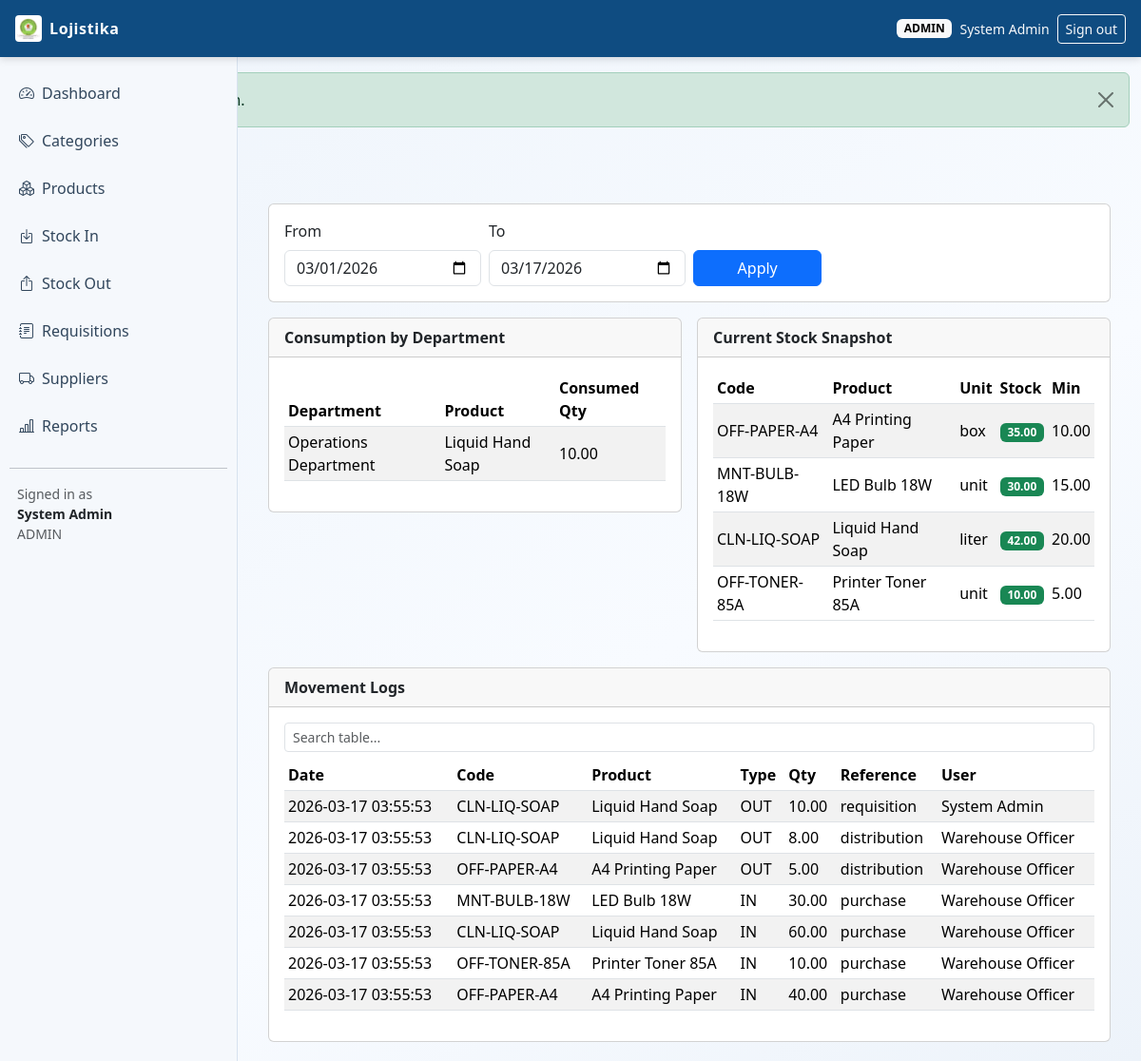
/index.php?page=reports (signed in), run on the app's committed database.
### tables this page shows
CREATE TABLE stock_movements (
    id INT UNSIGNED AUTO_INCREMENT PRIMARY KEY,
    product_id INT UNSIGNED NOT NULL,
    movement_type ENUM('in', 'out') NOT NULL,
    quantity DECIMAL(12,2) NOT NULL,
    unit_cost DECIMAL(12,2) NOT NULL DEFAULT 0,
    reference_type ENUM('purchase', 'donation', 'adjustment', 'requisition', 'distribution', 'return') NOT NULL DEFAULT 'adjustment',
    reference_id INT UNSIGNED NULL,
    remarks VARCHAR(255) NULL,
    performed_by INT UNSIGNED NULL,
    created_at TIMESTAMP NOT NULL DEFAULT CURRENT_TIMESTAMP,
    CONSTRAINT chk_stock_movements_quantity CHECK (quantity > 0),
    CONSTRAINT fk_stock_movements_product FOREIGN KEY (product_id) REFERENCES products(id) ON DELETE RESTRICT,
    CONSTRAINT fk_stock_movements_user FOREIGN KEY (performed_by) REFERENCES users(id) ON DELETE SET NULL,
    INDEX idx_stock_movements_product_date (product_id, created_at),
    INDEX idx_stock_movements_reference (reference_type, reference_id)
);

CREATE TABLE products (
    id INT UNSIGNED AUTO_INCREMENT PRIMARY KEY,
    category_id INT UNSIGNED NOT NULL,
    supplier_id INT UNSIGNED NULL,
    code VARCHAR(50) NOT NULL,
    name VARCHAR(150) NOT NULL,
    unit ENUM('unit', 'liter', 'box', 'kg', 'pack') NOT NULL DEFAULT 'unit',
    min_stock DECIMAL(12,2) NOT NULL DEFAULT 0,
    is_active TINYINT(1) NOT NULL DEFAULT 1,
    created_by INT UNSIGNED NULL,
    updated_by INT UNSIGNED NULL,
    created_at TIMESTAMP NOT NULL DEFAULT CURRENT_TIMESTAMP,
    updated_at TIMESTAMP NOT NULL DEFAULT CURRENT_TIMESTAMP ON UPDATE CURRENT_TIMESTAMP,
    CONSTRAINT uq_products_code UNIQUE (code),
    CONSTRAINT fk_products_category FOREIGN KEY (category_id) REFERENCES categories(id) ON DELETE RESTRICT,
    CONSTRAINT fk_products_supplier FOREIGN KEY (supplier_id) REFERENCES suppliers(id) ON DELETE SET NULL,
    CONSTRAINT fk_products_created_by FOREIGN KEY (created_by) REFERENCES users(id) ON DELETE SET NULL,
    CONSTRAINT fk_products_updated_by FOREIGN KEY (updated_by) REFERENCES users(id) ON DELETE SET NULL
);

CREATE TABLE users (
    id INT UNSIGNED AUTO_INCREMENT PRIMARY KEY,
    full_name VARCHAR(120) NOT NULL,
    email VARCHAR(120) NOT NULL UNIQUE,
    password_hash VARCHAR(255) NOT NULL,
    role ENUM('admin', 'warehouse', 'requester') NOT NULL,
    is_active TINYINT(1) NOT NULL DEFAULT 1,
    created_at TIMESTAMP NOT NULL DEFAULT CURRENT_TIMESTAMP,
    updated_at TIMESTAMP NOT NULL DEFAULT CURRENT_TIMESTAMP ON UPDATE CURRENT_TIMESTAMP
);

### config/helpers.php (called while the page is built, shortened)
<?php
require_once __DIR__ . '/db_connect.php';
function db(): mysqli
{
    return db_connect();
}
function h(?string $value): string
{
    return htmlspecialchars((string) $value, ENT_QUOTES, 'UTF-8');
}

### config/db_connect.php (called while the page is built, shortened)
<?php
function env_value(array $keys, string $default = ''): string
{
    return $default;
}
function file_db_config(): array
{
    $filePath = __DIR__ . DIRECTORY_SEPARATOR . 'db_credentials.php';
    $config = require $filePath;
    return is_array($config) ? $config : [];
}
function db_config(): array
{
    $fileConfig = file_db_config();
    return [
        'host' => env_value(['DB_HOST', 'MYSQL_HOST', 'DATABASE_HOST'], (string) ($fileConfig['host'] ?? '127.0.0.1')),
        'port' => (int) env_value(['DB_PORT', 'MYSQL_PORT', 'DATABASE_PORT'], (string) ($fileConfig['port'] ?? '3306')),
        'user' => env_value(['DB_USER', 'MYSQL_USER', 'DATABASE_USER'], (string) ($fileConfig['user'] ?? 'root')),
        'pass' => env_value(['DB_PASS', 'MYSQL_PASSWORD', 'DATABASE_PASSWORD'], (string) ($fileConfig['pass'] ?? '')),
        'name' => env_value(['DB_NAME', 'MYSQL_DATABASE', 'DATABASE_NAME'], (string) ($fileConfig['name'] ?? 'logistics_lms')),
    ];
}
function db_connect(): mysqli
{
    static $conn = null;
    if ($conn instanceof mysqli) {
        return $conn;
    }
    $cfg = db_config();
    try {
        $conn = new mysqli($cfg['host'], $cfg['user'], $cfg['pass'], $cfg['name'], $cfg['port']);
    } catch (mysqli_sql_exception $e) {
        http_response_code(500);
        if (stripos($e->getMessage(), 'Unknown database') !== false) {
            $sqlFile = dirname(__DIR__) . DIRECTORY_SEPARATOR . 'database.sql';
            $message = 'Database "' . $cfg['name'] . '" does not exist. Import the project SQL file first.';
            if (is_file($sqlFile)) {
                $message .= ' Expected file: ' . $sqlFile;
            }
            exit($message);
        }
        if (stripos($e->getMessage(), 'Access denied for user') !== false) {
            $configFile = __DIR__ . DIRECTORY_SEPARATOR . 'db_credentials.php';
            $message = 'Database login failed for user "' . $cfg['user'] . '" at host "' . $cfg['host'] . '".';
            $message .= ' Set hosting credentials via environment variables or create: ' . $configFile;
            exit($message);
        }
        exit('Database connection failed: ' . $e->getMessage());
    }
    $conn->set_charset('utf8mb4');
    return $conn;
}

### modules/reports/index.php (the view, shortened to what this page needs)
<?php
$from = $_GET['from'] ?? date('Y-m-01');
$to = $_GET['to'] ?? date('Y-m-d');
$consumptionSql = "SELECT r.department, p.name AS product_name,
                   SUM(ri.quantity_approved) AS total_consumed
                   FROM requisitions r
                   INNER JOIN requisition_items ri ON ri.requisition_id = r.id
                   INNER JOIN products p ON p.id = ri.product_id
                   WHERE r.status IN ('approved', 'delivered')
                     AND DATE(r.created_at) BETWEEN ? AND ?
                   GROUP BY r.department, p.name
                   ORDER BY r.department, total_consumed DESC";
$stmt = db()->prepare($consumptionSql);
$stmt->bind_param('ss', $from, $to);
$stmt->execute();
$consumption = $stmt->get_result();
$historySql = "SELECT sm.created_at, p.code, p.name, sm.movement_type, sm.quantity, sm.reference_type, u.full_name
               FROM stock_movements sm
               INNER JOIN products p ON p.id = sm.product_id
               LEFT JOIN users u ON u.id = sm.performed_by
               WHERE DATE(sm.created_at) BETWEEN ? AND ?
               ORDER BY sm.id DESC
               LIMIT 200";
$stmt = db()->prepare($historySql);
$stmt->bind_param('ss', $from, $to);
$stmt->execute();
$history = $stmt->get_result();
$stockSql = "SELECT p.code, p.name, p.unit, p.min_stock,
            COALESCE(SUM(CASE WHEN sm.movement_type = 'in' THEN sm.quantity ELSE -sm.quantity END), 0) AS current_stock
            FROM products p
            LEFT JOIN stock_movements sm ON sm.product_id = p.id
            GROUP BY p.id, p.code, p.name, p.unit, p.min_stock
            ORDER BY p.name ASC";
$stockSnapshot = db()->query($stockSql);
?>
<div class="container-fluid">
    <div class="card mb-3">
        <div class="card-body">
            <form class="row g-2" method="get">
                <div class="col-md-3">
                    <label class="form-label">From</label>
                    <input type="date" class="form-control" name="from" value="<?= h($from) ?>">
                </div>
                <div class="col-md-3">
                    <label class="form-label">To</label>
                    <input type="date" class="form-control" name="to" value="<?= h($to) ?>">
                </div>
                <div class="col-md-2 d-flex align-items-end">
                    <button class="btn btn-primary w-100" type="submit">Apply</button>
                </div>
            </form>
        </div>
    </div>
    <div class="row g-3">
        <div class="col-lg-6">
            <div class="card">
                <div class="card-header fw-semibold">Consumption by Department</div>
                <div class="card-body table-responsive">
                    <table class="table table-sm table-striped align-middle">
                        <thead>
                            <tr>
                                <th>Department</th>
                                <th>Product</th>
                                <th>Consumed Qty</th>
                            </tr>
                        </thead>
                        <tbody>
                            <?php if ($consumption->num_rows === 0): ?>
                            <tr>
                                <td colspan="3" class="text-center text-muted">No consumption data in selected range.
                                </td>
                            </tr>
                            <?php else: ?>
                            <?php while ($row = $consumption->fetch_assoc()): ?>
                            <tr>
                                <td><?= h($row['department']) ?></td>
                                <td><?= h($row['product_name']) ?></td>
                                <td><?= h((string) $row['total_consumed']) ?></td>
                            </tr>
                            <?php endwhile; ?>
                            <?php endif; ?>
                        </tbody>
                    </table>
                </div>
            </div>
        </div>
        <div class="col-lg-6">
            <div class="card">
                <div class="card-header fw-semibold">Current Stock Snapshot</div>
                <div class="card-body table-responsive">
                    <table class="table table-sm table-striped align-middle">
                        <thead>
                            <tr>
                                <th>Code</th>
                                <th>Product</th>
                                <th>Unit</th>
                                <th>Stock</th>
                                <th>Min</th>
                            </tr>
                        </thead>
                        <tbody>
                            <?php while ($row = $stockSnapshot->fetch_assoc()): ?>
                            <tr>
                                <td><?= h($row['code']) ?></td>
                                <td><?= h($row['name']) ?></td>
                                <td><?= h($row['unit']) ?></td>
                                <td>
                                    <span
                                        class="badge <?= (float) $row['current_stock'] <= (float) $row['min_stock'] ? 'text-bg-danger' : 'text-bg-success' ?>">
                                        <?= h((string) $row['current_stock']) ?>
                                    </span>
                                </td>
                                <td><?= h((string) $row['min_stock']) ?></td>
                            </tr>
                            <?php endwhile; ?>
                        </tbody>
                    </table>
                </div>
            </div>
        </div>
        <div class="col-12">
            <div class="card">
                <div class="card-header fw-semibold">Movement Logs</div>
                <div class="card-body table-responsive">
                    <input type="text" class="form-control form-control-sm mb-2" placeholder="Search table..."
                        data-table-search="movementTable">
                    <table id="movementTable" class="table table-sm table-striped align-middle">
                        <thead>
                            <tr>
                                <th>Date</th>
                                <th>Code</th>
                                <th>Product</th>
                                <th>Type</th>
                                <th>Qty</th>
                                <th>Reference</th>
                                <th>User</th>
                            </tr>
                        </thead>
                        <tbody>
                            <?php while ($row = $history->fetch_assoc()): ?>
                            <tr>
                                <td><?= h($row['created_at']) ?></td>
                                <td><?= h($row['code']) ?></td>
                                <td><?= h($row['name']) ?></td>
                                <td><?= strtoupper(h($row['movement_type'])) ?></td>
                                <td><?= h((string) $row['quantity']) ?></td>
                                <td><?= h($row['reference_type']) ?></td>
                                <td><?= h($row['full_name']) ?></td>
                            </tr>
                            <?php endwhile; ?>
                        </tbody>
                    </table>
                </div>
            </div>
        </div>
    </div>
</div>

### assets/css/style.css (style rules this page uses)
:root { --lms-header: #0f4c81; --lms-sidebar: #f5f8fc; --lms-accent: #1f6fb2; --lms-text: #1c2733; --lms-border: #d7e2ef; }
body { font-family: "Segoe UI", Tahoma, Geneva, Verdana, sans-serif; background: linear-gradient(145deg, #eef4fb 0%, #f8fbff 60%, #edf3fa 100%); color: var(--lms-text); }
.table thead { background: #edf4fb; }

### data on the page
stock_movements: created_at "2026-03-17 03:55:53", product.code "CLN-LIQ-SOAP", product.name "Liquid Hand Soap", movement_type "OUT", quantity "10.00", reference_type "requisition", performed_by.full_name "System Admin"
stock_movements: created_at "2026-03-17 03:55:53", product.code "CLN-LIQ-SOAP", product.name "Liquid Hand Soap", movement_type "OUT", quantity "8.00", reference_type "distribution", performed_by.full_name "Warehouse Officer"
stock_movements: created_at "2026-03-17 03:55:53", product.code "OFF-PAPER-A4", product.name "A4 Printing Paper", movement_type "OUT", quantity "5.00", reference_type "distribution", performed_by.full_name "Warehouse Officer"
stock_movements: created_at "2026-03-17 03:55:53", product.code "MNT-BULB-18W", product.name "LED Bulb 18W", movement_type "IN", quantity "30.00", reference_type "purchase", performed_by.full_name "Warehouse Officer"
stock_movements: created_at "2026-03-17 03:55:53", product.code "CLN-LIQ-SOAP", product.name "Liquid Hand Soap", movement_type "IN", quantity "60.00", reference_type "purchase", performed_by.full_name "Warehouse Officer"
stock_movements: created_at "2026-03-17 03:55:53", product.code "OFF-TONER-85A", product.name "Printer Toner 85A", movement_type "IN", quantity "10.00", reference_type "purchase", performed_by.full_name "Warehouse Officer"
stock_movements: created_at "2026-03-17 03:55:53", product.code "OFF-PAPER-A4", product.name "A4 Printing Paper", movement_type "IN", quantity "40.00", reference_type "purchase", performed_by.full_name "Warehouse Officer"

### other printed values
$user['role'] "ADMIN"
$user['full_name'] "System Admin"
$row['department'] "Operations Department"
$row['product_name'] "Liquid Hand Soap"
$row['total_consumed'] "10.00"
$row['code'] "OFF-PAPER-A4"
$row['name'] "A4 Printing Paper"
$row['unit'] "box"
$row['current_stock'] "35.00"
$row['min_stock'] "10.00"
$row['code'] "MNT-BULB-18W"
$row['name'] "LED Bulb 18W"
$row['unit'] "unit"
$row['current_stock'] "30.00"
$row['min_stock'] "15.00"
